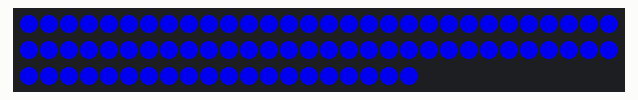
Recording of a sketch running on a simulated Arduino Uno, built with avr-gcc and run on an emulated ATmega328P. Parts: 80 RGB LEDs in strip order, left to right, continuing on the next row.

Above: at 0.11 s.

The sketch:

Light_Up_the_Night_Rev_3_Light_Strip.ino
```cpp
// 11/18/14
//Created by: Matthew Jackson
//Use in accordance with the AndyMark RGB LED Light Strip
#include <FastLED.h>

#define DATA_PIN 3
#define CLOCK_PIN 5
#define NUM_LEDS 80
#define led_brightness 200

CRGB leds[NUM_LEDS];

void setup() {
  FastLED.addLeds<WS2801, DATA_PIN, CLOCK_PIN, RGB>(leds, NUM_LEDS);
}

void loop() {
  FastLED.setBrightness(led_brightness);
  FastLED.clear();
  FastLED.showColor(CRGB::Blue);
  delay(225);
  FastLED.clear();
  FastLED.showColor(CRGB::Yellow);
  delay(225);
}
```
